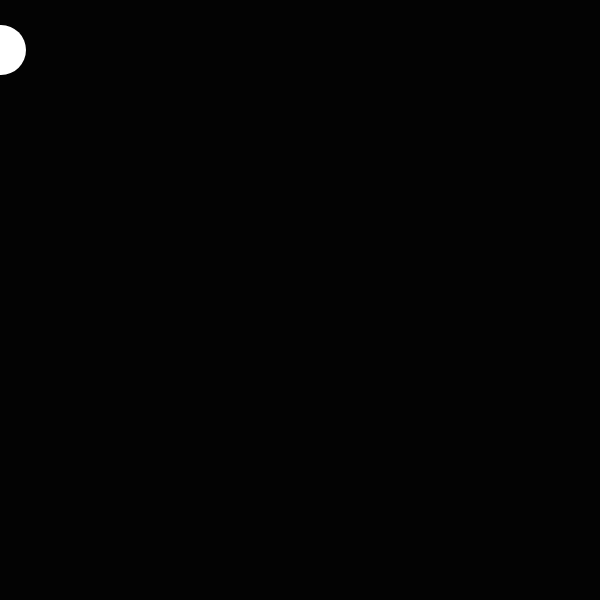
Frame 1 (no input)
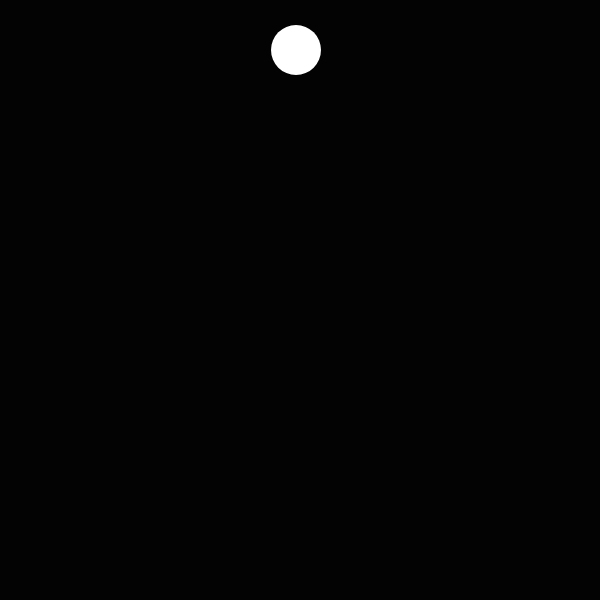
Frame 60 (no input)
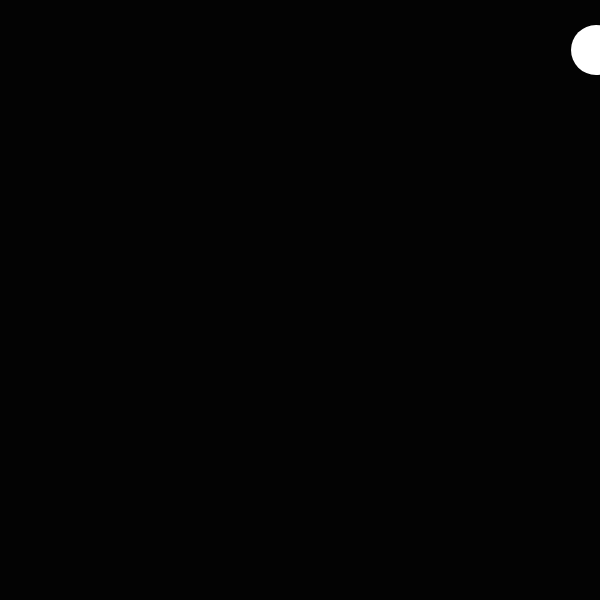
Frame 120 (the mouse pressed at the canvas centre since frame 60)

The p5.js sketch that drew these frames (run headless with seeded random() and noise() and a simulated clock; from frame 60 on, the mouse is pressed at the canvas centre):

// p5.js sketch
// ── sketch.js
let y = 1;
let speed = 5;
let back = 3;

function setup() {
  createCanvas(600,600);

}

function draw() {
  background(back);
  noStroke();
  ellipse (y, 50, 50, 50)

  if(y > width) {speed = -5;}
  if( y >width) {back = "rgba( 0,255,0,0.25)";}
  
  


  y = y + speed;
}
